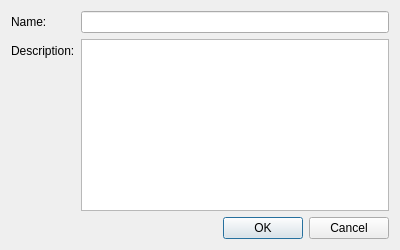
<?xml version="1.0" encoding="UTF-8"?>
<ui version="4.0">
 <class>ClubDialog</class>
 <widget class="QDialog" name="ClubDialog">
  <property name="geometry">
   <rect>
    <x>0</x>
    <y>0</y>
    <width>400</width>
    <height>250</height>
   </rect>
  </property>
  <property name="windowTitle">
   <string>Club Details</string>
  </property>
  <layout class="QVBoxLayout" name="verticalLayout">
   <item>
    <layout class="QFormLayout" name="formLayout">
     <item row="0" column="0">
      <widget class="QLabel" name="label">
       <property name="text">
        <string>Name:</string>
       </property>
      </widget>
     </item>
     <item row="0" column="1">
      <widget class="QLineEdit" name="nomEdit"/>
     </item>
     <item row="1" column="0">
      <widget class="QLabel" name="label_2">
       <property name="text">
        <string>Description:</string>
       </property>
      </widget>
     </item>
     <item row="1" column="1">
      <widget class="QTextEdit" name="descriptionEdit"/>
     </item>
    </layout>
   </item>
   <item>
    <widget class="QDialogButtonBox" name="buttonBox">
     <property name="orientation">
      <enum>Qt::Horizontal</enum>
     </property>
     <property name="standardButtons">
      <set>QDialogButtonBox::Cancel|QDialogButtonBox::Ok</set>
     </property>
    </widget>
   </item>
  </layout>
 </widget>
 <resources/>
 <connections>
  <connection>
   <sender>buttonBox</sender>
   <signal>accepted()</signal>
   <receiver>ClubDialog</receiver>
   <slot>accept()</slot>
   <hints>
    <hint type="sourcelabel">
     <x>248</x>
     <y>254</y>
    </hint>
    <hint type="destinationlabel">
     <x>157</x>
     <y>274</y>
    </hint>
   </hints>
  </connection>
  <connection>
   <sender>buttonBox</sender>
   <signal>rejected()</signal>
   <receiver>ClubDialog</receiver>
   <slot>reject()</slot>
   <hints>
    <hint type="sourcelabel">
     <x>316</x>
     <y>260</y>
    </hint>
    <hint type="destinationlabel">
     <x>286</x>
     <y>274</y>
    </hint>
   </hints>
  </connection>
 </connections>
</ui>
